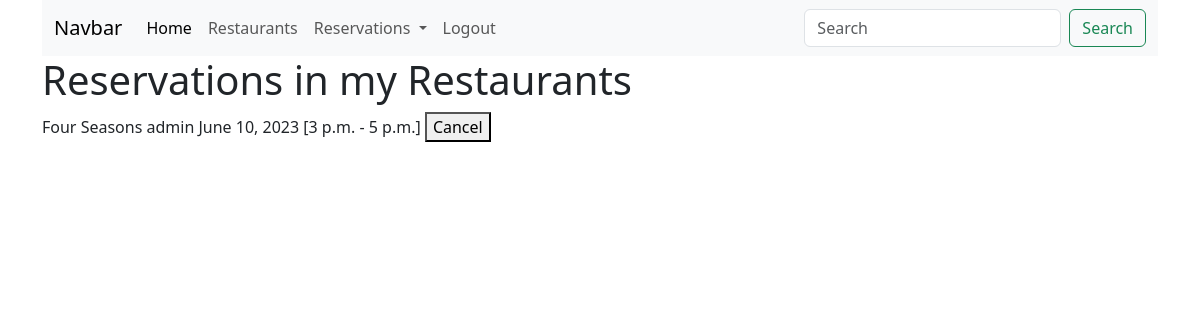
Screenshot of /reservations/own (signed in) with the database file from the repository.
### reservations/models.py (models this page shows, shortened)
class Reservation(models.Model):
    customer = models.ForeignKey(User, on_delete=models.CASCADE)
    date = models.DateField()
    time = models.TimeField(null=True, blank=True)
    time_to = models.TimeField(null=True, blank=True)
    number_of_people = models.IntegerField()
    restaurant = models.ForeignKey(Restaurant, on_delete=models.CASCADE, null=True)

class Restaurant(models.Model):
    name = models.CharField(max_length=100)
    address = models.CharField(max_length=200)
    phone_number = models.CharField(max_length=20)
    opening_time = models.TimeField()
    closing_time = models.TimeField()
    capacity = models.IntegerField()
    owner = models.ForeignKey(User, on_delete=models.CASCADE)
    image = models.ImageField(upload_to='static/restaurant', blank=True, null=True)

### reservations/views.py (the view)
# urls.py: path('reservations/own', reservations.views.my_reservations),
@login_required
def my_reservations(request):
    reservations = Reservation.objects.filter(restaurant__owner_id=request.user.id, date__gte=datetime.today().date())
    return render(request, "my_reservations.html", {'reservations': reservations})

### templates/my_reservations.html (shortened to what this page needs)
{% extends 'base.html' %}
{% block content %}
    <h1>Reservations in my Restaurants</h1>
    {% for r in reservations %}
        <p>{{ r.restaurant.name }} {{ r.customer.username }} {{ r.date }} [{{ r.time }} - {{ r.time_to }}]
        <a href="/reservations/cancel/{{ r.id }}"><button>Cancel</button></a></p>
    {% endfor %}
{% endblock %}

### rows the page displays
Reservation: restaurant.name "Four Seasons", customer.username "admin", date "June 10, 2023", time "3 p.m.", time_to "5 p.m."
